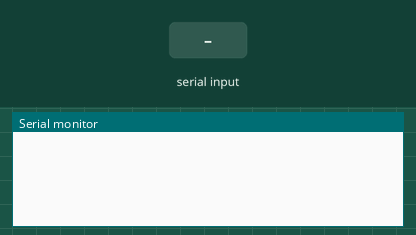
Bench run of a sketch on a simulated Arduino Uno, built with avr-gcc and run on an emulated ATmega328P. On the bench: the last lines printed to the serial monitor. Inputs (shaded band) come from the test bench.

Above: at 1.2 s.
1.3 s: byte 30 received over Serial
At 2.5 s:
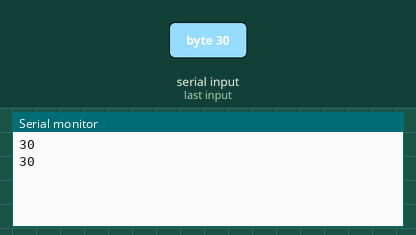
2.8 s: byte 90 received over Serial
At 3.9 s:
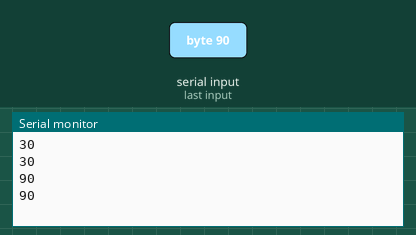
4.3 s: byte 120 received over Serial
At 5.1 s:
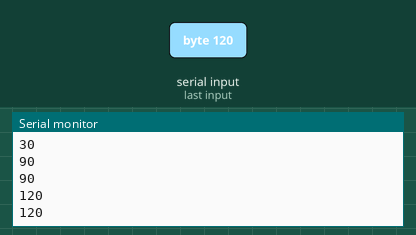
Timing chart, 0 to 7.3 s (numbered marks = the images above; inputs shaded):
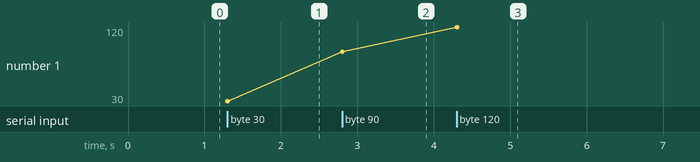

The sketch:

seperate_word_input2.ino
```cpp
void setup(){
  Serial.begin(9600);
}

void loop(){
  int n = 0;
  int str[5]={0,0,0,0,0};
  if (Serial.available() > 0) {
     byte value = Serial.read();
        if(value != 0){
           str[n]=value;
           Serial.println(str[n]);
              switch(str[n])
              {
          case 49:
                str[n] = 50;
                break;
          case 50:
                str[n] = 49;
                break;
          default:
                break;
              }
          Serial.println(str[n]);
          n++;
          if(n>5)
          {
            n=0;
          }
      }
  }
}
```

Measured:
- after the input at 1.3 s, the serial monitor: prints a new line at once (image 1)
- after the input at 2.8 s, the serial monitor: prints a new line at once (image 2)
- after the input at 4.3 s, the serial monitor: prints a new line at once (image 3)
- plotted number 1: 30 → 90 after the input at 2.8 s, 90 → 120 after the input at 4.3 s
